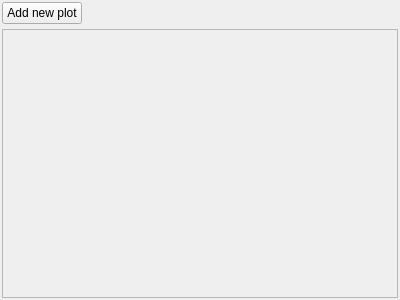
<?xml version="1.0" encoding="UTF-8"?>
<ui version="4.0">
 <class>PlotEditor</class>
 <widget class="QWidget" name="PlotEditor">
  <property name="geometry">
   <rect>
    <x>0</x>
    <y>0</y>
    <width>400</width>
    <height>300</height>
   </rect>
  </property>
  <property name="sizePolicy">
   <sizepolicy hsizetype="Preferred" vsizetype="Expanding">
    <horstretch>0</horstretch>
    <verstretch>0</verstretch>
   </sizepolicy>
  </property>
  <property name="windowTitle">
   <string>Form</string>
  </property>
  <layout class="QVBoxLayout" name="verticalLayout">
   <property name="spacing">
    <number>5</number>
   </property>
   <property name="leftMargin">
    <number>2</number>
   </property>
   <property name="topMargin">
    <number>2</number>
   </property>
   <property name="rightMargin">
    <number>2</number>
   </property>
   <property name="bottomMargin">
    <number>2</number>
   </property>
   <item>
    <widget class="QPushButton" name="btnAdd">
     <property name="sizePolicy">
      <sizepolicy hsizetype="Maximum" vsizetype="Fixed">
       <horstretch>0</horstretch>
       <verstretch>0</verstretch>
      </sizepolicy>
     </property>
     <property name="cursor">
      <cursorShape>PointingHandCursor</cursorShape>
     </property>
     <property name="text">
      <string>Add new plot</string>
     </property>
     <property name="base" stdset="0">
      <bool>true</bool>
     </property>
     <property name="positive" stdset="0">
      <bool>true</bool>
     </property>
    </widget>
   </item>
   <item>
    <widget class="QScrollArea" name="scrollArea">
     <property name="widgetResizable">
      <bool>true</bool>
     </property>
     <widget class="QWidget" name="scrollAreaWidgetContents">
      <property name="geometry">
       <rect>
        <x>0</x>
        <y>0</y>
        <width>386</width>
        <height>267</height>
       </rect>
      </property>
      <property name="sizePolicy">
       <sizepolicy hsizetype="Preferred" vsizetype="Expanding">
        <horstretch>0</horstretch>
        <verstretch>0</verstretch>
       </sizepolicy>
      </property>
     </widget>
    </widget>
   </item>
  </layout>
 </widget>
 <resources/>
 <connections/>
</ui>
